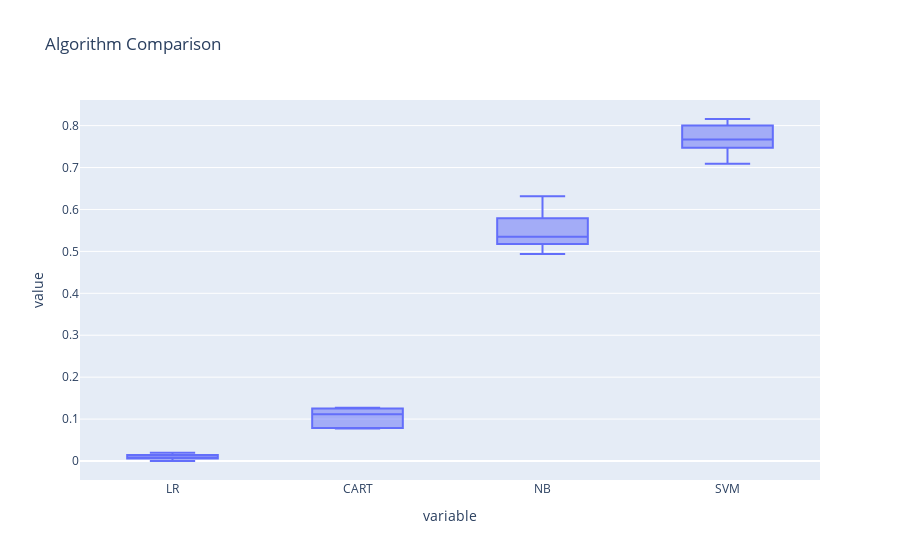

The code cell stored with this chart in its notebook:
### Markdown cell above
## Results

### Code cell
result_df = pd.DataFrame(results, index=names).T
px.box(result_df,title = 'Algorithm Comparison')

### Figure 1 — Plotly figure (JSON) as saved in the notebook; plotly's stock layout.template omitted (floating-point values rounded to 4 significant figures)
{"data": [{"alignmentgroup": "True", "hovertemplate": "variable=%{x}<br>value=%{y}<extra></extra>", "legendgroup": "", "marker": {"color": "#636efa"}, "name": "", "notched": false, "offsetgroup": "", "orientation": "v", "showlegend": false, "type": "box", "x": ["LR", "LR", "LR", "LR", "LR", "LR", "LR", "LR", "LR", "LR", "CART", "CART", "CART", "CART", "CART", "CART", "CART", "CART", "CART", "CART", "NB", "NB", "NB", "NB", "NB", "NB", "NB", "NB", "NB", "NB", "SVM", "SVM", "SVM", "SVM", "SVM", "SVM", "SVM", "SVM", "SVM", "SVM"], "x0": " ", "xaxis": "x", "y": [0, 0.006211, 0.007042, 0.01418, 0.007519, 0.0117, 0.007463, 0.01974, 0.01974, 0.006024, 0.1226, 0.118, 0.07746, 0.07801, 0.09023, 0.1053, 0.1269, 0.125, 0.07895, 0.1265, 0.529, 0.5404, 0.507, 0.5177, 0.5263, 0.6316, 0.5821, 0.5789, 0.5461, 0.494, 0.8, 0.7578, 0.7958, 0.7092, 0.7143, 0.7485, 0.8134, 0.8158, 0.7763, 0.747], "y0": " ", "yaxis": "y"}], "layout": {"boxmode": "group", "legend": {"tracegroupgap": 0}, "title": {"text": "Algorithm Comparison"}, "xaxis": {"anchor": "y", "domain": [0, 1], "title": {"text": "variable"}}, "yaxis": {"anchor": "x", "domain": [0, 1], "title": {"text": "value"}}}}
